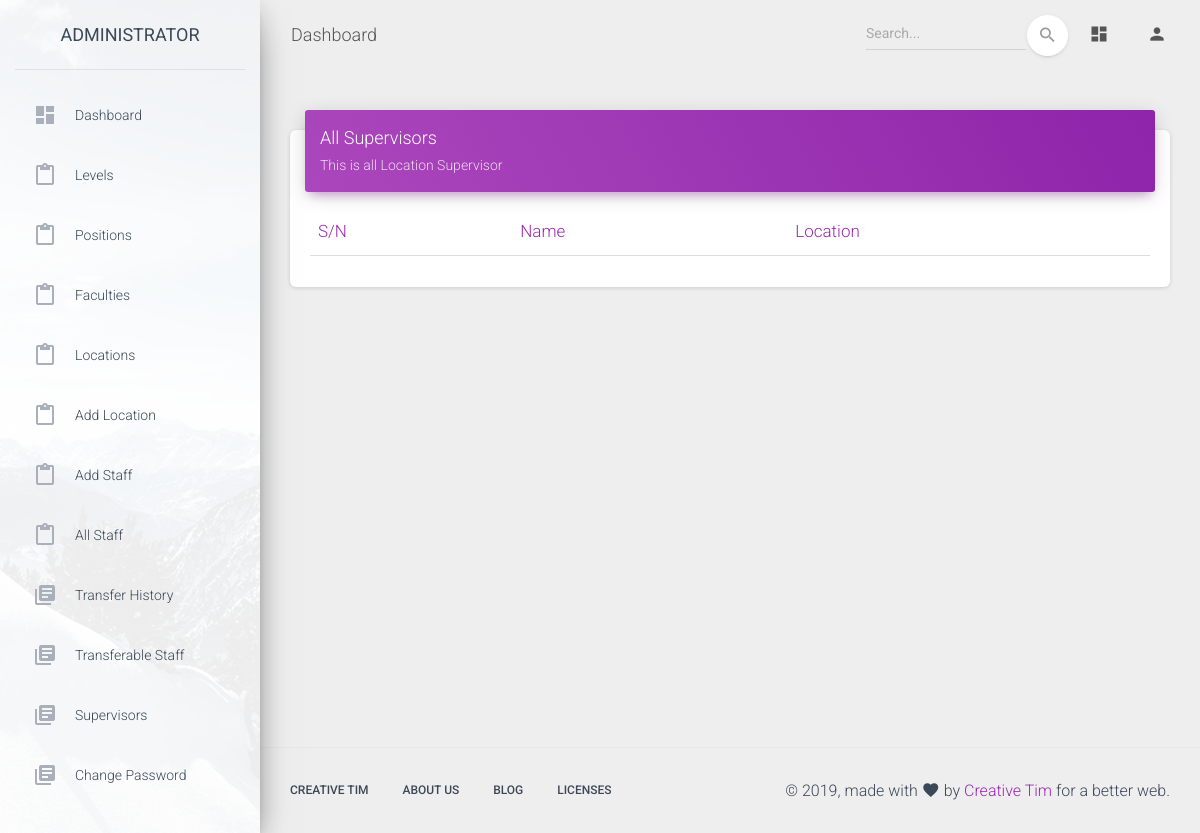
/admin/supervisors.php (signed in), run on an earlier commit of the app's database.
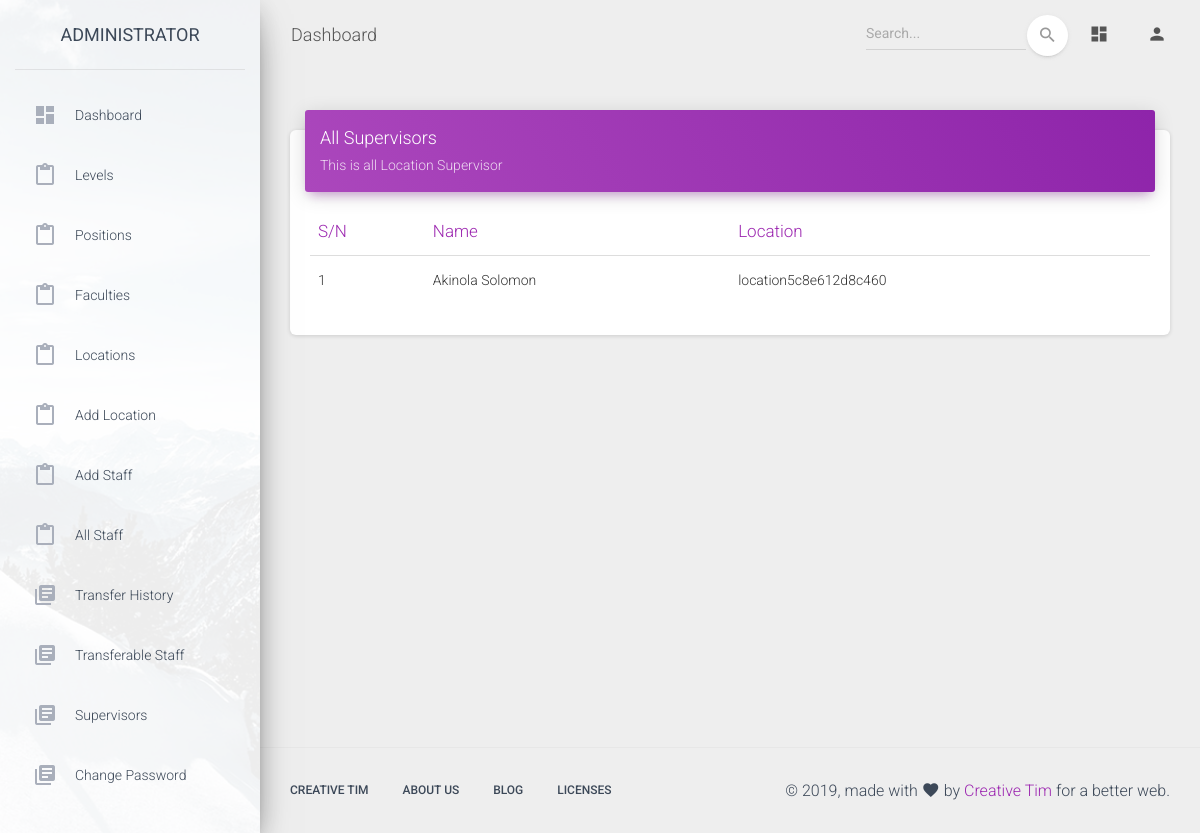
And on a later commit of the database.
### tables this page shows
CREATE TABLE `supervisors` (
  `id` int(11) NOT NULL,
  `supervisor_id` varchar(255) NOT NULL,
  `name` varchar(255) NOT NULL,
  `email` varchar(255) NOT NULL,
  `password` varchar(255) NOT NULL,
  `location_id` varchar(255) NOT NULL,
  `created_at` datetime NOT NULL DEFAULT CURRENT_TIMESTAMP
);

### app/classes/Admin.php (called while the page is built, shortened)
<?php
class Admin extends Master
{
    public function get_supervisor(){
        $data = "*";
        $table = "supervisors";
        $supervisors = $this->getAllData($data,$table);
        return empty($supervisors)? []: $supervisors;
    }
}

### app/classes/Master.php (called while the page is built, shortened)
<?php
class Master
{
    protected $db;
    function __construct($db_conn){
        $this->db = $db_conn;
    }
    public function getAllData($data, $table, $where = '')
    {
        $settings_data=array();
        try {
            if ($data != '*') {
                $selections = implode(', ', $data);
            } else {
                $selections = '*';
            }
            $stmt = $this->db->prepare("SELECT {$selections} FROM `$table` " . $where . "");
            $stmt->execute();
            $settings_data = $stmt->fetchAll(PDO::FETCH_ASSOC);
            if ($stmt->rowCount() > 0) {
                return $settings_data;
            }
        } catch (PDOException $e) {
            return $settings_data;
        }
    }
}

### admin/supervisors.php (the view, shortened to what this page needs)
<?php
include '../app/init.php';
$admin = new Admin($db_conn);
$supervisors = $admin->get_supervisor();
?>
<!DOCTYPE html>
<html lang="en">
<head>
    <link rel="stylesheet" href="https://maxcdn.bootstrapcdn.com/font-awesome/latest/css/font-awesome.min.css">
    <link href="../assets/css/material-dashboard.css?v=2.1.1" rel="stylesheet" />
    <link href="../assets/demo/demo.css" rel="stylesheet" />
    <link rel="stylesheet" type="text/css" href="https://cdn.datatables.net/v/dt/dt-1.10.18/datatables.min.css"/>
</head>
<body class="">
<div class="wrapper ">
    <?php include 'includes/sidebar.php' ?>
    <div class="main-panel">
        <?php include 'includes/header.php' ?>
        <div class="content">
            <div class="container-fluid">
                <div class="row">
                    <div class="col-md-12">
                        <div class="card">
                            <div class="card-header card-header-primary">
                                <h4 class="card-title ">All Supervisors</h4>
                                <p class="card-category"> This is all Location Supervisor </p>
                            </div>
                            <div class="card-body">
                                <div class="table-responsive">
                                    <table class="table" id="staff">
                                        <thead class=" text-primary">
                                        <th>
                                            S/N
                                        </th>
                                        <th>
                                            Name
                                        </th>
                                        <th>
                                            Location
                                        </th>
                                        </thead>
                                        <tbody>
                                        <?php
                                        $count = 0;
                                        if(!empty($supervisors) && count($supervisors) > 0){
                                            foreach ($supervisors as $supervisor){
                                                ?>
                                                <tr>
                                                    <td>
                                                        <?= ++$count; ?>
                                                    </td>
                                                    <td>
                                                        <?php if(isset($supervisor['name'])) echo $supervisor['name'] ?>
                                                    </td>
                                                    <td>
                                                        <?php if(isset($supervisor['location_id'])) echo $supervisor['location_id'] ?>
                                                    </td>
                                                </tr>
                                            <?php   }
                                        } ?>
                                        </tbody>
                                    </table>
                                </div>
                            </div>
                        </div>
                    </div>
                </div>
            </div>
        </div>
        <?php include 'includes/footer.php' ?>
    </div>
</div>
</body>
</html>

What changed in the data, as far as the page shows it:
added supervisors: name "Akinola Solomon", location "location5c8e612d8c460"
